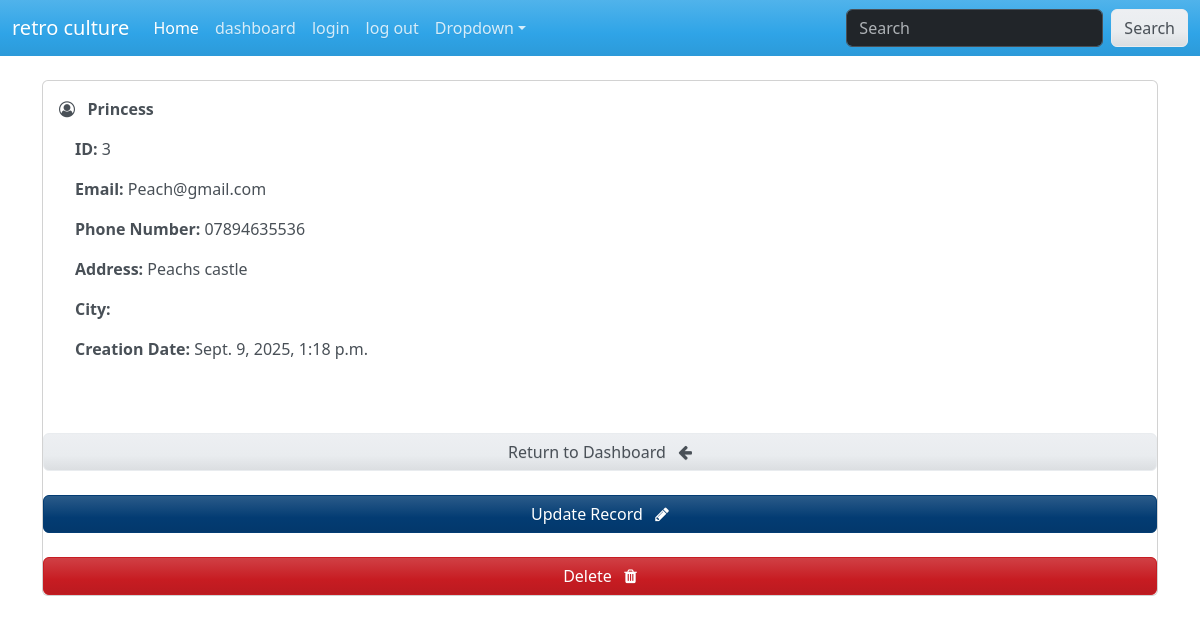
Screenshot of /record/3 (signed in) with the database file from the repository.
### website/models.py (models this page shows, shortened)
class Record(models.Model) :
    creation_data = models.DateTimeField(auto_now_add = True)
    first_name = models.CharField(max_length = 100)
    last_name = models.CharField(max_length = 100)
    email = models.CharField(max_length = 255)
    phone = models. CharField(max_length = 20)
    address = models.CharField(max_length = 255)
    city = models.CharField(max_length = 255)

### website/views.py (the view)
# urls.py: path('record/<int:pk>', views.singular_record, name="record"),
@login_required(login_url='login')
def singular_record(request, pk):
        one_record = Record.objects.get(id=pk)
        context = {'record': one_record}
        return render (request, 'pages/view_record.html', context = context)

### website/templates/pages/view_record.html (shortened to what this page needs)
{% extends 'pages/base.html' %}
{% block content %}
<div class="card">
    <div class="card-body">
        <i class="fa fa-user-circle-o" aria-hidden="true"></i>
        <strong>
            {{record.first_name}}
        </strong>
        <div class="card-body">
            <p> <strong> ID: </strong> {{record.id}}</p>
            <p> <strong> Email: </strong> {{record.email}}</p>
            <p> <strong> Phone Number: </strong> {{record.phone}}</p>
            <p> <strong> Address: </strong> {{record.address}}</p>
            <p> <strong> City: </strong> {{frecord.city}}</p>
            <p> <strong> Creation Date: </strong> {{record.creation_data}}</p>
        </div>
    </div>
    <br>
    <a href="{% url 'dashboard' %}" class="btn btn-secondary"> Return to Dashboard &nbsp; <i class="fa fa-arrow-left" aria-hidden="true"></i>
    </a>
    <a href="{% url 'update_record' record.id %}" class="btn btn-info"> Update Record &nbsp; <i class="fa fa-pencil" aria-hidden="true"></i>
    </a>
    <a href="{% url 'delete_record' record.id %}" class="btn btn-danger"> Delete &nbsp; <i class="fa fa-trash" aria-hidden="true"></i>
    </a>
{% endblock %}

### static/css/style.css (style rules this page uses)
body { background-color: beige; }

### rows the page displays
Record: first_name "Princess", id "3", email "Peach@gmail.com", phone "07894635536", address "Peachs castle", creation_data "Sept. 9, 2025, 1:18 p.m."
